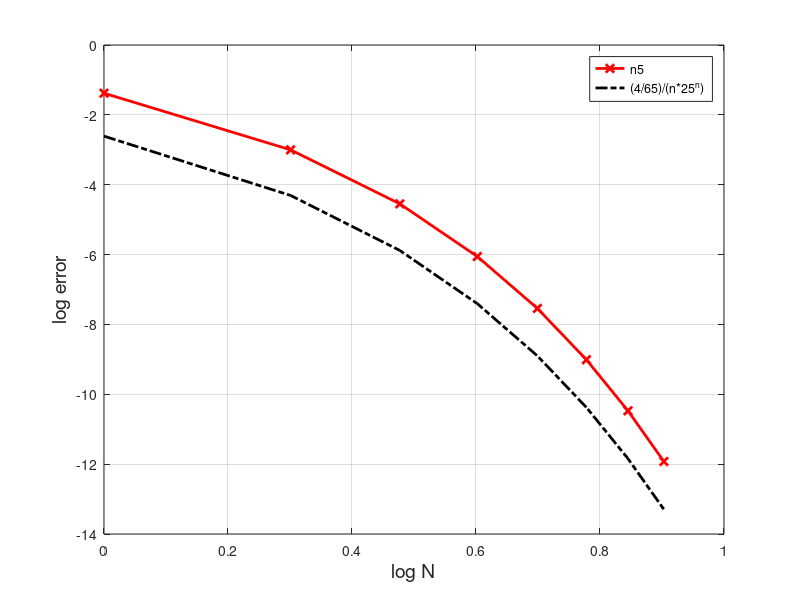

The MATLAB script that drew this image:
clear;
n=8;%指定迭代次數
n5=zeros(n,1);
nnnn5=zeros(n,1);
n5(1)=4*(4*(1/5)-1/239);
for i=2:n
    n5(i)=n5(i-1)+4*(4*(-1)^(i-1)*(1/5)^(2*i-1)/(2*i-1)-(-1)^(i-1)*(1/239)^(2*i-1)/(2*i-1));
end
for i=1:n
    nnnn5(i)=(4/65)/(i*25^i);
end


pis=zeros(n,1);
for i=1:n
    pis(i)=pi;
end
n5=abs(n5-pis);
figure(1)
plot(log(1:n)/log(10),log(n5)/log(10),'r-x','LineWidth',2);
hold on
plot(log(1:n)/log(10),log(nnnn5)/log(10),'black-.','LineWidth',2);
legend({"n5","(4/65)/(n*25^n)"})
xlabel('log N','FontSize',14)
ylabel('log error','FontSize',14)
grid on
hold off